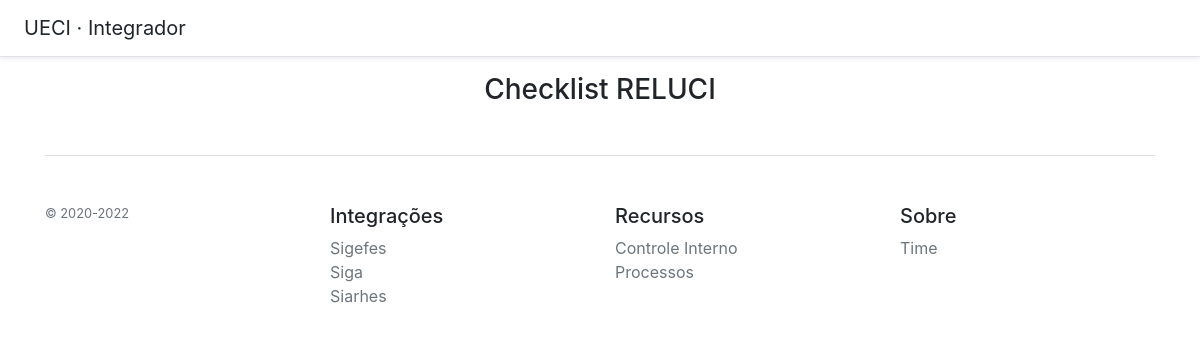
Before: /reluci with the older database file.
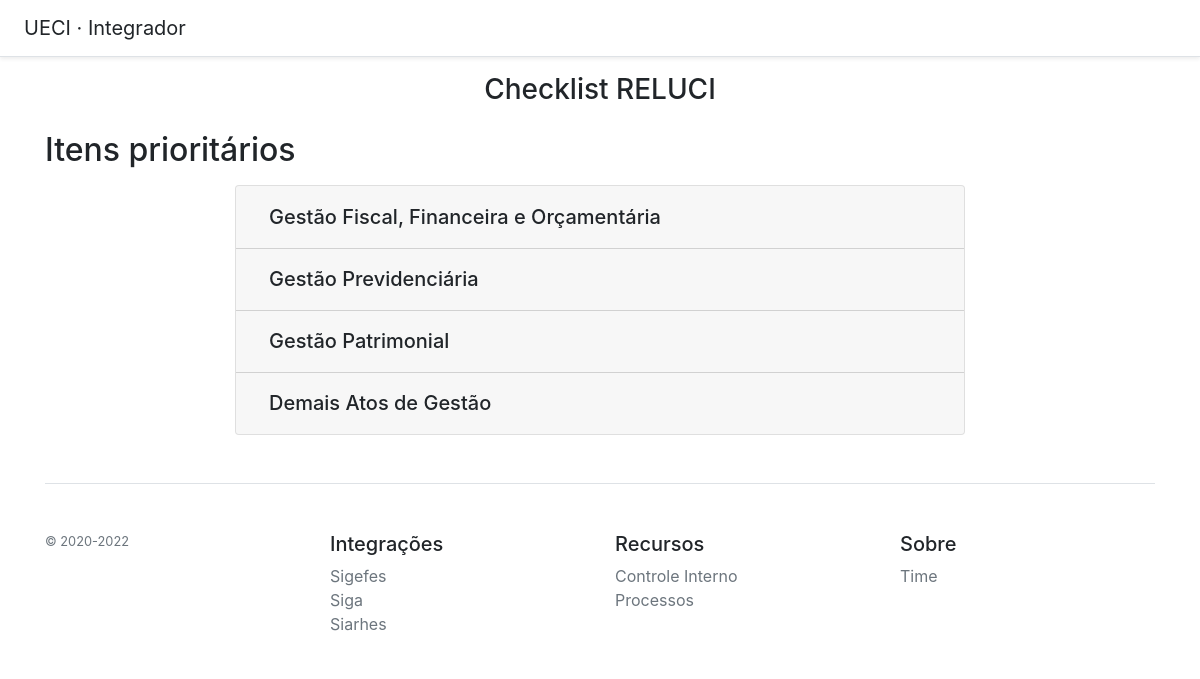
After: the same page with the newer database file.
### reluci/models.py (models this page shows, shortened)
class ItensPontoControle(models.Model):
    codigo = models.CharField(max_length=50)
    nome = models.CharField(max_length=300)
    descricao = models.CharField(max_length=300, null=True, blank=True)

class GrupoPontoControle(models.Model):
    codigo = models.CharField(max_length=50)
    nome = models.CharField(max_length=300)
    descricao = models.CharField(max_length=300, null=True, blank=True)
    item = models.ForeignKey(ItensPontoControle, on_delete=models.CASCADE, null=True, blank=True, related_name='grupos')

### reluci/views.py (the view)
# urls.py: path('reluci', views.checklist_reluci, name='checklist_reluci'),
def checklist_reluci(request):
    itens = ItensPontoControle.objects.all()
    data = {
        'itens': itens
    }
    return render(request, 'reluci/checklist.html', data)

### reluci/templates/reluci/checklist.html (shortened to what this page needs)
{% extends 'base.html' %}
{% block content %}
<h3 class="text-center mb-4">Checklist RELUCI</h3>
{% for item in itens %}
<div class="mb-4">
    {% if item.grupos.all %}
    <h2>{{ item.nome }}</h2>
    <div class="row mt-3 ">
        <div class="offset-2 col-8">
            <div class="accordion" id="accordion{{item.id}}">
                <div class="card">
                    {% for grupo in item.grupos.all %}
                    <div class="card-header" id="heading{{ grupo.id }}">
                        <h2 class="mb-0">
                            <button class="btn btn-block text-left" type="button" data-toggle="collapse"
                                    data-target="#collapse{{ grupo.id }}" aria-expanded="true"
                                    aria-controls="collapse{{ grupo.id }}">
                                <h5 class="m-0">{{ grupo.nome }}</h5>
                            </button>
                        </h2>
                    </div>
                    {% endfor %}
                </div>
            </div>
        </div>
    </div>
    {% endif %}
</div>
{% endfor %}
{% endblock content %}

### templates/base.html (shortened to what this page needs)
{% load static %}
<!DOCTYPE html>
<html lang="pt-br">
  <head>
    <link rel="stylesheet" href="https://stackpath.bootstrapcdn.com/bootstrap/4.5.0/css/bootstrap.min.css">
    <link href="{% static 'sisueci.css' %}" rel="stylesheet">
  </head>
  <body>
    <div class="d-flex flex-column flex-md-row align-items-center p-3 px-md-4 mb-3 bg-white border-bottom shadow-sm">
  <h5 class="my-0 mr-md-auto font-weight-normal">UECI · Integrador</h5>
</div>
<div class="container">
  {% block content %}
  {% endblock content %}
  <footer class="pt-4 my-md-5 pt-md-5 border-top">
    <div class="row">
      <div class="col-12 col-md">
        <small class="d-block mb-3 text-muted">&copy; 2020-2022</small>
      </div>
      <div class="col-6 col-md">
        <h5>Integrações</h5>
        <ul class="list-unstyled text-small">
          <li><a class="text-muted" href="#">Sigefes</a></li>
          <li><a class="text-muted" href="#">Siga</a></li>
          <li><a class="text-muted" href="#">Siarhes</a></li>
        </ul>
      </div>
      <div class="col-6 col-md">
        <h5>Recursos</h5>
        <ul class="list-unstyled text-small">
          <li><a class="text-muted" href="#">Controle Interno</a></li>
          <li><a class="text-muted" href="#">Processos</a></li>
        </ul>
      </div>
      <div class="col-6 col-md">
        <h5>Sobre</h5>
        <ul class="list-unstyled text-small">
          <li><a class="text-muted" href="#">Time</a></li>
        </ul>
      </div>
    </div>
  </footer>
</div>
</body>
</html>

### static/sisueci.css (style rules this page uses)
.accordion { width: 100%; }

Changed rows visible on the page:
added ItensPontoControle: nome "Itens prioritários"
added GrupoPontoControle: nome "Gestão Fiscal, Financeira e Orçamentária"
added GrupoPontoControle: nome "Gestão Previdenciária"
added GrupoPontoControle: nome "Gestão Patrimonial"
added GrupoPontoControle: nome "Demais Atos de Gestão"
